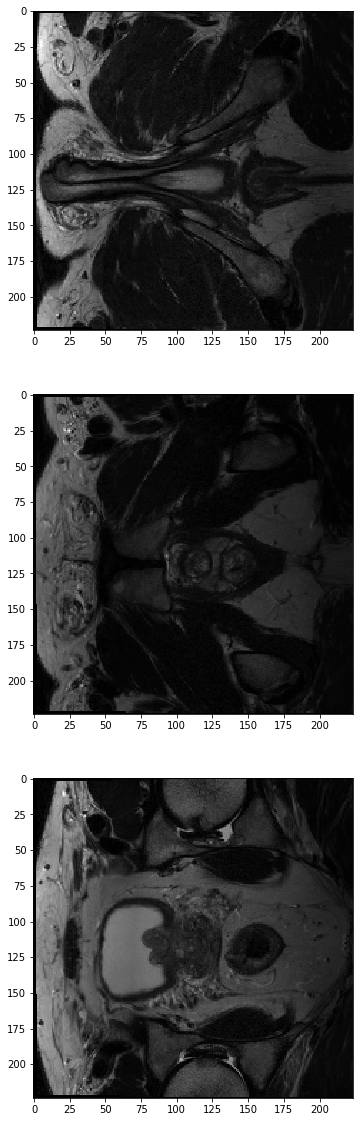

The script that drew this image:
import numpy as np
from matplotlib import pyplot as plt
import scipy.io as scio


def simple_image_read(filename):
    with open(filename,"rb") as reader:
        image_size = reader.read(3*4)
        voxdims = reader.read(3*4)
        image = reader.read()
        image_size = np.frombuffer(image_size, np.float32)
        voxdims = np.frombuffer(voxdims, np.float32)
        image = np.frombuffer(image, np.int16)
        image = image.reshape(224, 224, 30)
    return image, image_size, voxdims

def simple_image_write(image, header, filename):
    image = image.astype(np.int16)
    header = header.astype(np.float32)
    writer = open(filename,"wb")
    writer.write(header.tobytes())
    writer.write(image.tobytes())
    writer.close()
        
    
if __name__ == '__main__':
    image = scio.loadmat("example_image.mat")["vol"]
    voxdims = scio.loadmat("example_image.mat")["voxdims"].squeeze()
    header = np.array([np.size(image,0),np.size(image,1),np.size(image,2),voxdims[0],voxdims[1],voxdims[2]])
    filename = "image.sim"
    simple_image_write(image, header, filename)
    image, image_size, voxdims = simple_image_read(filename)
    print("image size: %d %d %d\nvoxdims: %f %f %f" %(image_size[0],image_size[1], image_size[2], \
                                                    voxdims[0], voxdims[1], voxdims[2]))
    plt.figure(figsize = (20,20))
    plt.subplot(311)
    plt.imshow(image[:,:,0], cmap ='gray')
    plt.subplot(312)
    plt.imshow(image[:,:,10], cmap ='gray')
    plt.subplot(313)
    plt.imshow(image[:,:,20], cmap ='gray')
    plt.show()
    
    
    
    
